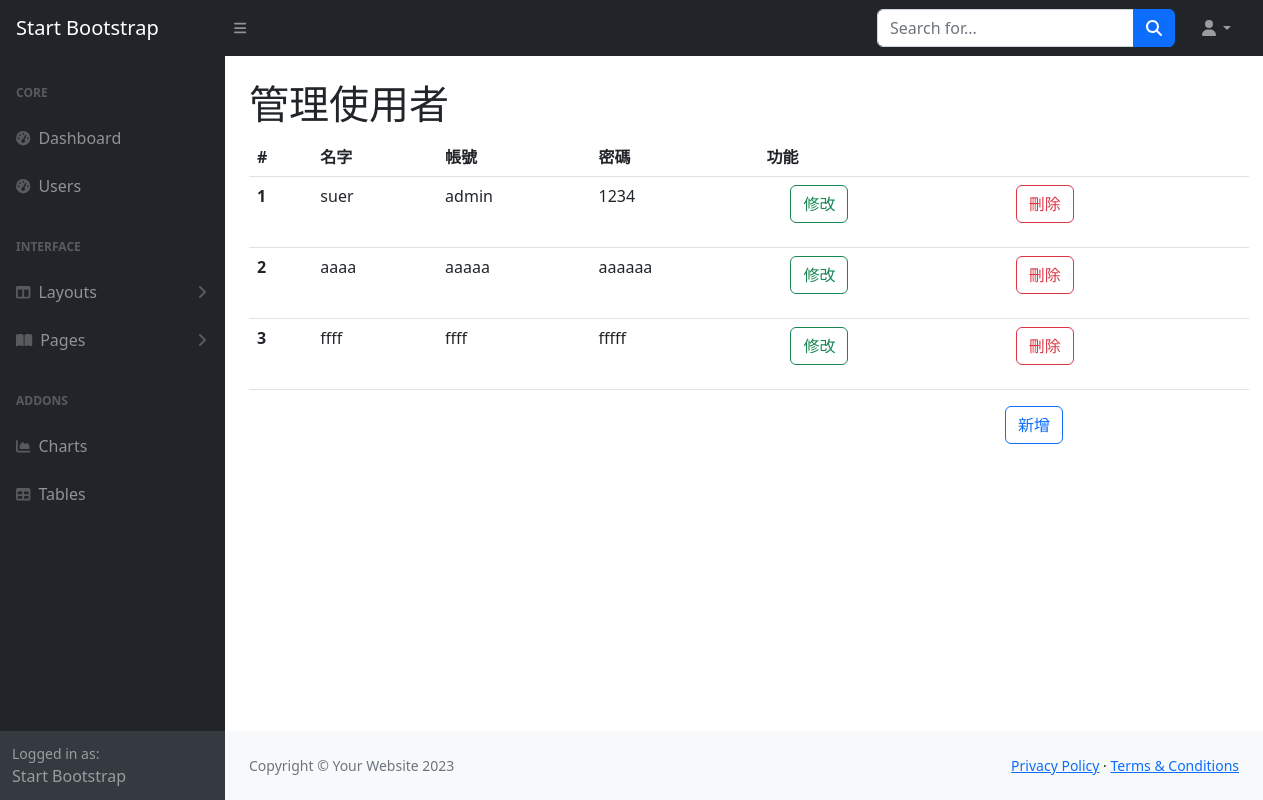
The app's page /users, older data.
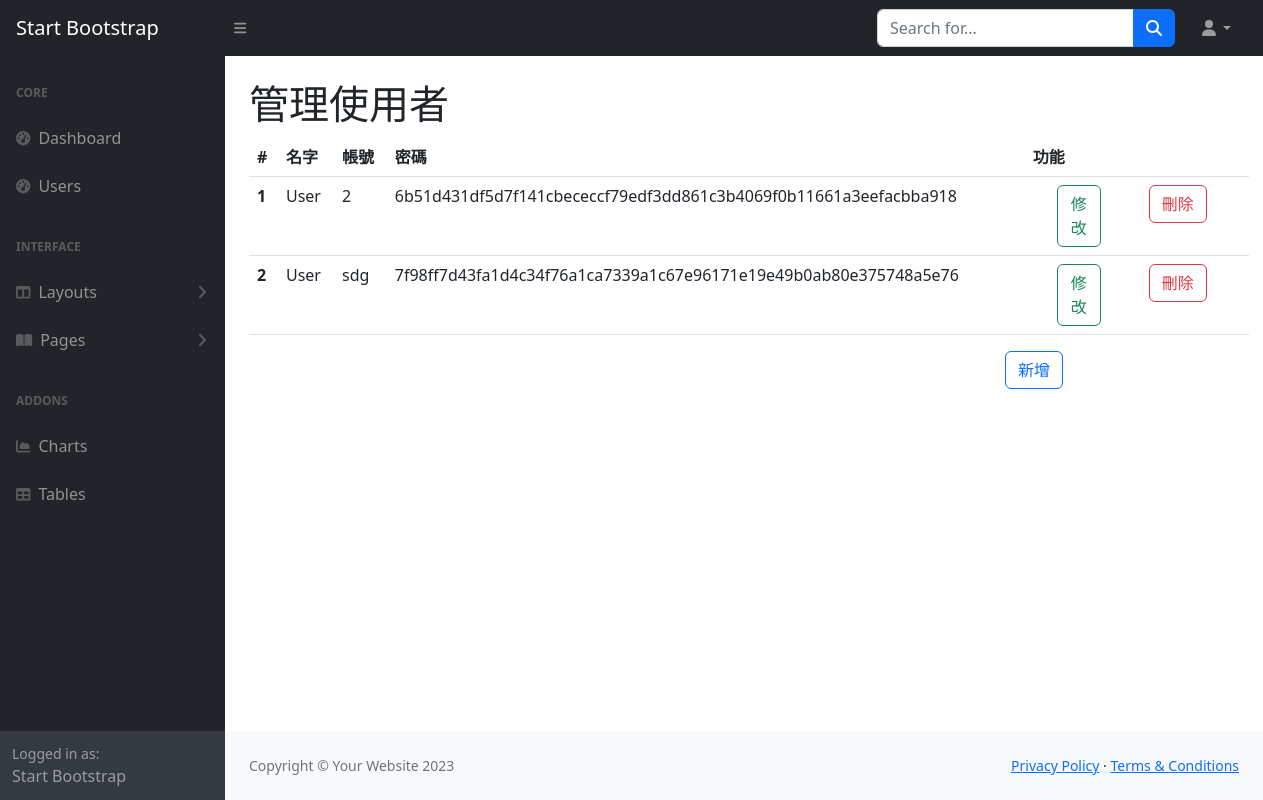
The same page, newer data.
### tables this page shows
CREATE TABLE Users (id INTEGER PRIMARY KEY AUTOINCREMENT, name NVARCHAR(20), account NVARCHAR(40), password NVARCHAR(40));

### app.py (the view)
@app.route("/users")
def users():
    with get_db() as cur:
        cur.row_factory = sql.Row
        cur = cur.cursor()
        cur.execute("select * from Users")
        data = cur.fetchall()
        cur.close
    return render_template("users.html",data = data)

### app.py (called while the page is built)
def get_db():
    db = getattr(g, '_database', None)
    if db is None:
        db = g._database = sql.connect(DATABASE)
    return db

@app.teardown_appcontext
def close_connection(exception):
    db = getattr(g, '_database', None)
    if db is not None:
        db.close()

@app.teardown_appcontext
def close_connection(exception):
    db2 = getattr(g, '_database2', None)
    if db2 is not None:
        db2.close()

### templates/users.html (shortened to what this page needs)
{% extends "layout/back.html" %}
{% block main %}
<h1 class="mt-4">管理使用者</h1>
<table class="table" style="width: 1000px;">
    <thead>
      <tr>
        <th scope="col">#</th>
        <th scope="col">名字</th>
        <th scope="col">帳號</th>
        <th scope="col">密碼</th>
        <th scope="col">功能</th>
      </tr>
    </thead>
    <tbody>
        {% for i in range(data|length) %}
        <tr>
        <th scope="row">{{ i+1 }}</th>
        <td>{{data[i].name}}</td>
        <td>{{data[i].account}}</td>
        <td>{{data[i].password}}</td>
        <td>
          <div class="row">
            <div class="col">
              <a type="button" class="btn btn-outline-success mx-4" href="/edit/{{ data[i].id }}">修改</a>
            </div>
            <div class="col">
              <form action="/deleteuser/{{ data[i].id }}" method="post">
              <button class="btn btn-outline-danger " onclick="if(confirm('您確定要刪除嗎?')) return true;else return false">刪除</button>
            </form></div>
          </div>
        </td>
      </tr>
      {% endfor %}
    </tbody>
  </table>
<button type="button" class="btn btn btn-outline-primary" data-bs-toggle="modal" data-bs-target="#create" style="right: 200px; position: absolute;">
  新增
</button>
{% endblock main %}

Row changes from the older to the newer data that the page shows:
removed Users: name "suer", account "admin", password "1234"
removed Users: name "aaaa", account "aaaaa", password "aaaaaa"
removed Users: name "ffff", account "ffff", password "fffff"
added Users: name "User", account "2", password "6b51d431df5d7f141cbececcf79edf3dd861c3b4069f0b11661a3eefacbba918"
added Users: name "User", account "sdg", password "7f98ff7d43fa1d4c34f76a1ca7339a1c67e96171e19e49b0ab80e375748a5e76"
Text that changed along with them:
new list line: "1 修改 刪除"
new list line: "2 修改 刪除"
list line gone: "1 修改 刪除"
list line gone: "2 修改 刪除"
list line gone: "3 修改 刪除"
